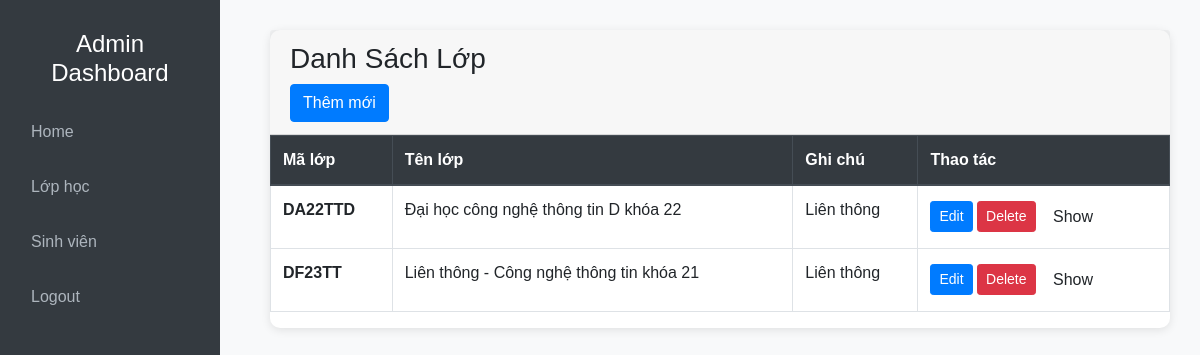
Before: /admin/index.php?action=qllop&query=lietke with the older database file.
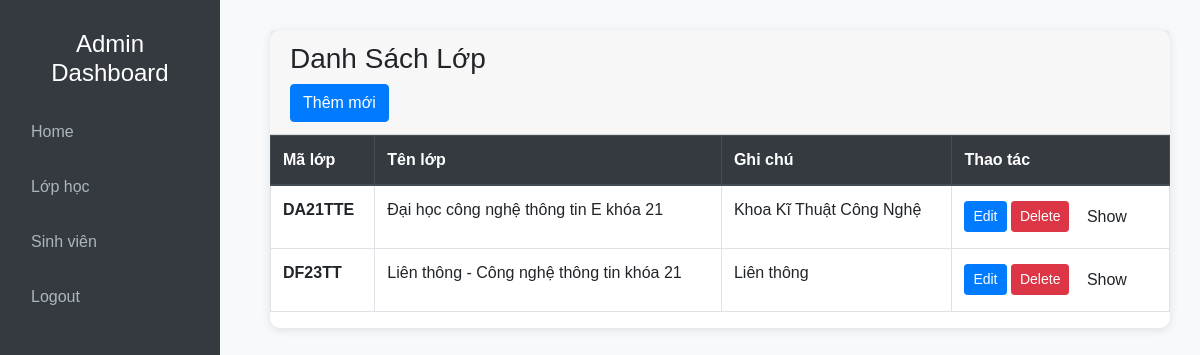
After: the same page with the newer database file.
### tables this page shows
CREATE TABLE `lophoc` (
  `maLop` varchar(12) NOT NULL,
  `tenLop` varchar(100) NOT NULL,
  `ghiChu` varchar(100) NOT NULL
);

### admin/modules/qlLop/lietke.php (the view)
<?php
    $sql = "SELECT * FROM lophoc";
    $query = mysqli_query($conn, $sql);
?>
<div class="card">
        <div class="card-header ">
            <h3>Danh Sách Lớp</h3>
            <a class = "btn btn-primary" href = "index.php?action=qllop&query=them">Thêm mới</a>
        </div>
        <table class="table table-bordered table-hover">
            <thead class="thead-dark">
                <tr>
                    <th scope="col">Mã lớp</th>
                    <th scope="col">Tên lớp</th>
                    <th scope="col">Ghi chú</th>
                    <th scope="col">Thao tác</th>
                </tr>
            </thead>
            <tbody>
            <?php while($row = mysqli_fetch_assoc($query)){?>
                <tr>
                    <th><?php echo $row['maLop'] ?></th>
                    <td><?php echo $row['tenLop']?></td>
                    <td><?php echo $row['ghiChu']?></td>
                    <td>
                        <a href="?action=qllop&query=sua&malop=<?php echo $row['maLop']?>" class="btn btn-sm btn-primary"  type="submit" >Edit</a>
                        <a onclick = "return confirm('Bạn có thực sự muốn xóa không?')" href="modules/qlLop/xuly.php?malop=<?php echo $row['maLop']; ?>" class="btn btn-sm btn-danger" type="submit">Delete</a>
                        <a class="btn " href="index.php?action=qllop&query=showup&malop=<?php echo $row ['maLop']?>">Show</a>
                    </td>
                </tr>
            <?php } ?>
            </tbody>
        </table>
    </div>

Changed rows visible on the page:
removed lophoc: maLop "DA22TTD", tenLop "Đại học công nghệ thông tin D khóa 22", ghiChu "Liên thông"
added lophoc: maLop "DA21TTE", tenLop "Đại học công nghệ thông tin E khóa 21", ghiChu "Khoa Kĩ Thuật Công Nghệ"
